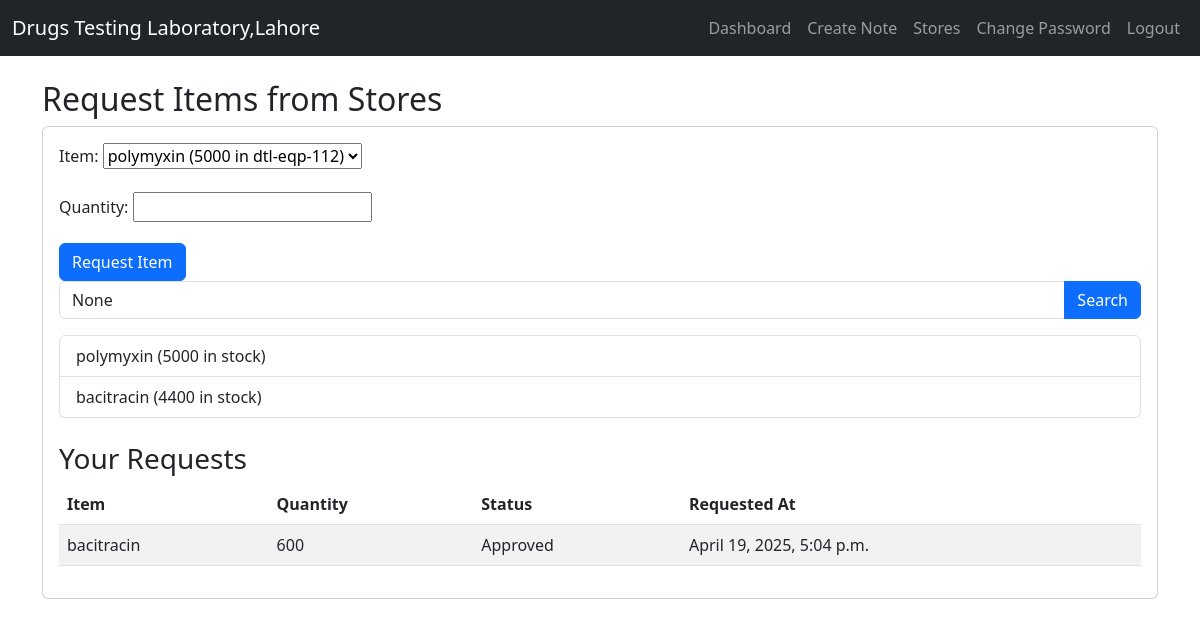
The page /stores/ (signed in) on the database its author committed.
### communication/models.py (models this page shows, shortened)
class InventoryItem(models.Model):
    name = models.CharField(max_length=100)
    manufacturer = models.CharField(max_length=100, blank=True)
    purity = models.CharField(max_length=100, blank=True)
    description = models.TextField(blank=True)
    quantity = models.PositiveIntegerField(default=0)
    category = models.CharField(max_length=50, choices=[
        ('EQUIPMENT', 'Equipment'),
        ('SUPPLIES', 'Supplies'),
        ('CHEMICALS', 'Chemicals'),
        ('GLASSWARE', 'Glassware'),
        ('STANDARDS', 'Standards'),
        ('OTHER', 'Other'),
    ])
    location = models.CharField(max_length=100, blank=True)
    added_by = models.ForeignKey(User, on_delete=models.SET_NULL, null=True, related_name='inventory_items')
    added_at = models.DateTimeField(auto_now_add=True)
    updated_at = models.DateTimeField(auto_now=True)
    def __str__(self):
        return f"{self.name} ({self.quantity} in {self.location})"

class ItemRequest(models.Model):
    item = models.ForeignKey(InventoryItem, on_delete=models.CASCADE, related_name='requests')
    requested_by = models.ForeignKey(User, on_delete=models.SET_NULL, null=True, related_name='item_requests')
    quantity = models.PositiveIntegerField()
    requested_at = models.DateTimeField(auto_now_add=True)
    status = models.CharField(max_length=20, choices=[
        ('PENDING', 'Pending'),
        ('APPROVED', 'Approved'),
        ('REJECTED', 'Rejected'),
    ], default='PENDING')

### communication/views.py (the view, shortened to what this page needs)
# urls.py: path('stores/', views.stores_request, name='stores_request'),
@login_required
def stores_request(request):
    if request.user.userprofile.section == 'STANDARD' and not request.user.is_superuser:
        messages.error(request, "Standard section users manage inventory directly.")
        return redirect('inventory_list')
    query = request.GET.get('q')
    items = InventoryItem.objects.all()
    if query:
        items = items.filter(name__icontains=query) | items.filter(description__icontains=query)
    form = ItemRequestForm(initial={'item': items.first() if items.exists() else None})
    requests = ItemRequest.objects.filter(requested_by=request.user)
    return render(request, 'communication/stores_request.html', {'form': form, 'requests': requests, 'items': items, 'query': query})

### communication/forms.py
class ItemRequestForm(forms.ModelForm):
    class Meta:
        model = ItemRequest
        fields = ['item', 'quantity']
        widgets = {
            'item': forms.Select(),
        }

### communication/templates/communication/stores_request.html (shortened to what this page needs)
{% extends 'communication/base.html' %}
{% block content %}
<h2>Request Items from Stores</h2>
<div class="card">
    <div class="card-body">
        <form method="post">
            <div class="mb-3">
                <label for="{{ form.item.id_for_label }}" class="form-label">Item:</label>
                {{ form.item }}
            </div>
            <div class="mb-3">
                <label for="{{ form.quantity.id_for_label }}" class="form-label">Quantity:</label>
                {{ form.quantity }}
            </div>
            <button type="submit" class="btn btn-primary">Request Item</button>
        </form>
        <form method="get" class="mb-3">
            <div class="input-group">
                <input type="text" name="q" class="form-control" placeholder="Search items..." value="{{ query }}">
                <button type="submit" class="btn btn-primary">Search</button>
            </div>
        </form>
        {% if items %}
            <ul class="list-group mb-3">
                {% for item in items %}
                    <li class="list-group-item">{{ item.name }} ({{ item.quantity }} in stock)</li>
                {% endfor %}
            </ul>
        {% endif %}
        <h3 class="mt-4">Your Requests</h3>
        {% if requests %}
            <table class="table table-striped">
                <thead>
                    <tr>
                        <th>Item</th>
                        <th>Quantity</th>
                        <th>Status</th>
                        <th>Requested At</th>
                    </tr>
                </thead>
                <tbody>
                    {% for request in requests %}
                        <tr>
                            <td>{{ request.item.name }}</td>
                            <td>{{ request.quantity }}</td>
                            <td>{{ request.get_status_display }}</td>
                            <td>{{ request.requested_at }}</td>
                        </tr>
                    {% endfor %}
                </tbody>
            </table>
        {% else %}
            <p>No requests made yet.</p>
        {% endif %}
    </div>
</div>
{% endblock %}

### rows shown on the page
InventoryItem: name "polymyxin", quantity "5000"
InventoryItem: name "bacitracin", quantity "4400"
ItemRequest: item.name "bacitracin", quantity "600", status "Approved", requested_at "April 19, 2025, 5:04 p.m."
